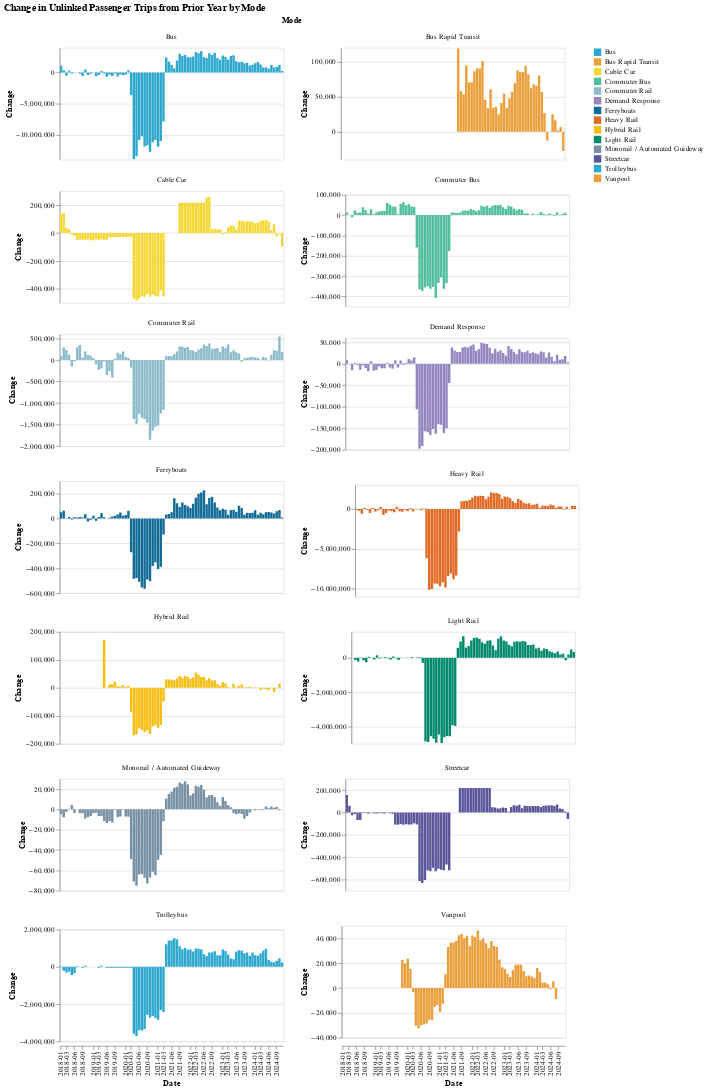

The notebook cell this image was saved under:
### Code cell
make_bar_chart(by_mode_long, y_col = "change_1yr", color_col = "Mode")

### Figure 1 — Vega-Lite specification as saved in the notebook (floating-point values rounded to 4 significant figures; data arrays with more than 128 entries replaced by an {"elided": "..."} marker saying what was removed)
{"config": {"view": {"continuousWidth": 300, "continuousHeight": 300}}, "data": {"name": "data-b22042a15d031f68e8692823e61757fc"}, "facet": {"field": "Mode", "type": "nominal"}, "spec": {"mark": {"type": "bar"}, "encoding": {"color": {"field": "Mode", "scale": {"range": ["#2EA8CE", "#EB9F3C", "#F4D837", "#51BF9D", "#8CBCCB", "#9487C0", "#136C97", "#E16B26", "#F6BF16", "#00896B", "#7790A3", "#5B559C"]}, "title": "", "type": "nominal"}, "tooltip": [{"field": "period_year_month", "type": "nominal"}, {"field": "change_1yr", "type": "quantitative"}, {"field": "Mode", "type": "nominal"}, {"field": "RTPA", "type": "nominal"}], "x": {"axis": {"values": ["2018-01", "2018-03", "2018-06", "2018-09", "2019-01", "2019-03", "2019-06", "2019-09", "2020-01", "2020-03", "2020-06", "2020-09", "2021-01", "2021-03", "2021-06", "2021-09", "2022-01", "2022-03", "2022-06", "2022-09", "2023-01", "2023-03", "2023-06", "2023-09", "2024-01", "2024-03", "2024-06", "2024-09"]}, "field": "period_year_month", "title": "Date", "type": "ordinal"}, "y": {"field": "change_1yr", "title": "Change", "type": "quantitative"}}, "height": 150, "name": "view_4", "width": 300}, "columns": 2, "params": [{"name": "param_5", "select": {"type": "interval", "encodings": ["x", "y"]}, "bind": "scales", "views": ["view_4"]}], "resolve": {"scale": {"x": "shared", "y": "independent"}}, "title": "Change in Unlinked Passenger Trips from Prior Year by Mode", "$schema": "https://vega.github.io/schema/vega-lite/v5.17.0.json", "datasets": {"data-b22042a15d031f68e8692823e61757fc": {"elided": "1162 records"}}}
